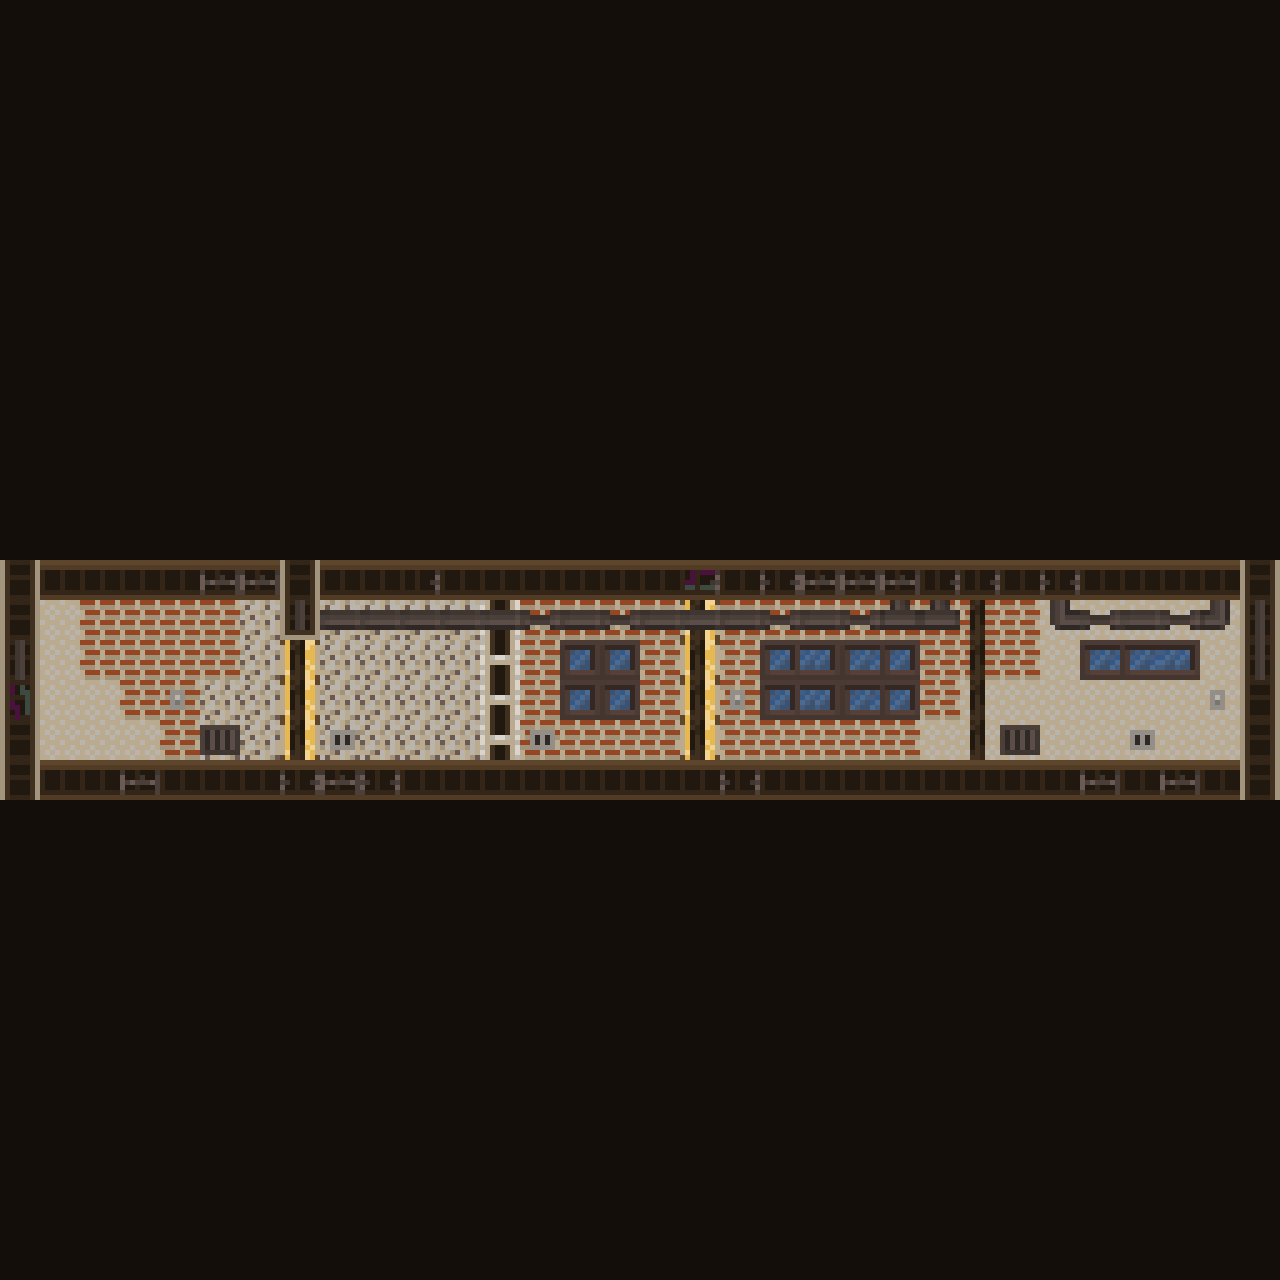

Below is a game level as drawn by its tile map, then a one-line description and the .tmx that defines it (tile-layer data replaced by summaries):
An orthogonal 32x32 tile map with 40x40 px tiles, 5 tile layers (bg, walls, subDecals, decals, ...) and 1 object (door).

<map version="1.0" orientation="orthogonal" renderorder="left-up" width="32" height="32" tilewidth="40" tileheight="40" nextobjectid="13">
 <tileset firstgid="1" name="tilesetBig" tilewidth="40" tileheight="40">
  <image source="../assets/tilesetBig.png" width="640" height="640" />
 </tileset>
 <layer name="bg" width="32" height="32">
  <data>[1024 cells, 1024 non-empty, 1 distinct tile ids]</data>
 </layer>
 <layer name="walls" width="32" height="32">
  <data>[1024 cells, 192 non-empty, 6 distinct tile ids]</data>
 </layer>
 <layer name="subDecals" width="32" height="32">
  <data>[1024 cells, 13 non-empty, 1 distinct tile ids]</data>
 </layer>
 <objectgroup name="objectsLayer">
  <object id="12" name="house" type="door" x="64.6667" y="653" width="89.3333" height="110">
   <properties>
    <property name="destX" value="240" />
    <property name="destY" value="600" />
    <property name="sprite" value="door" />
   </properties>
  </object>
 </objectgroup>
 <layer name="decals" width="32" height="32">
  <data>[1024 cells, 44 non-empty, 11 distinct tile ids]</data>
 </layer>
 <layer name="layer" width="32" height="32">
  <data>[1024 cells, 73 non-empty, 9 distinct tile ids]</data>
 </layer>
</map>
